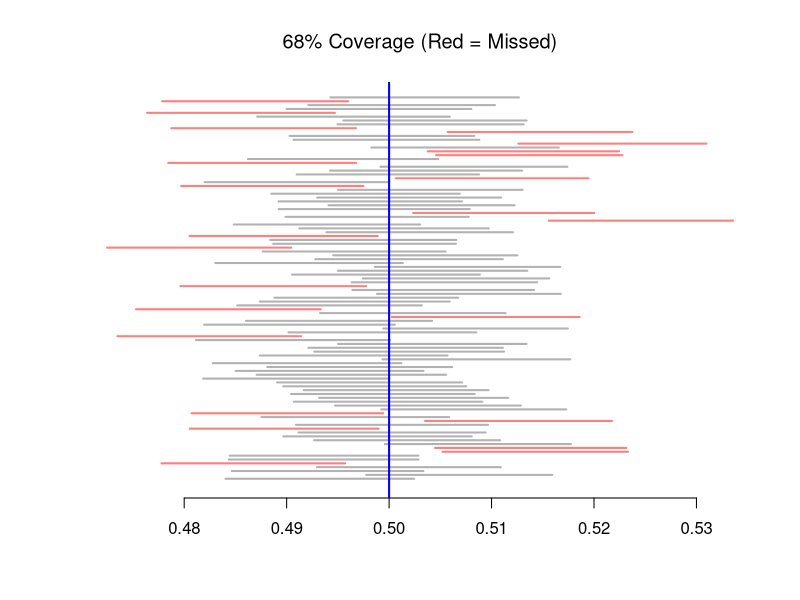
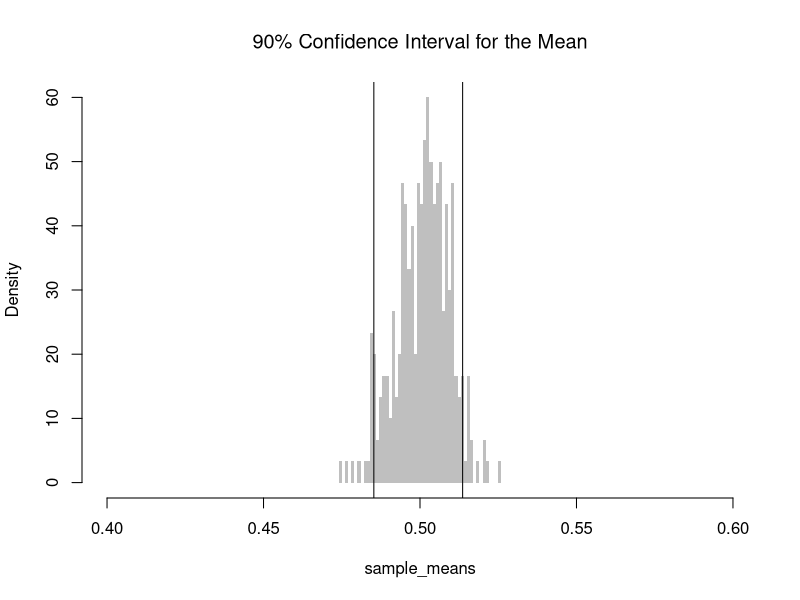
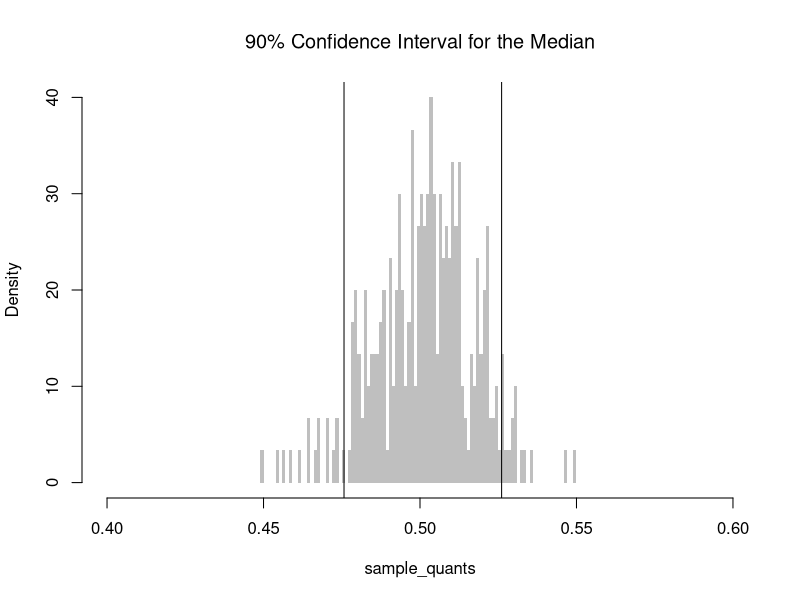
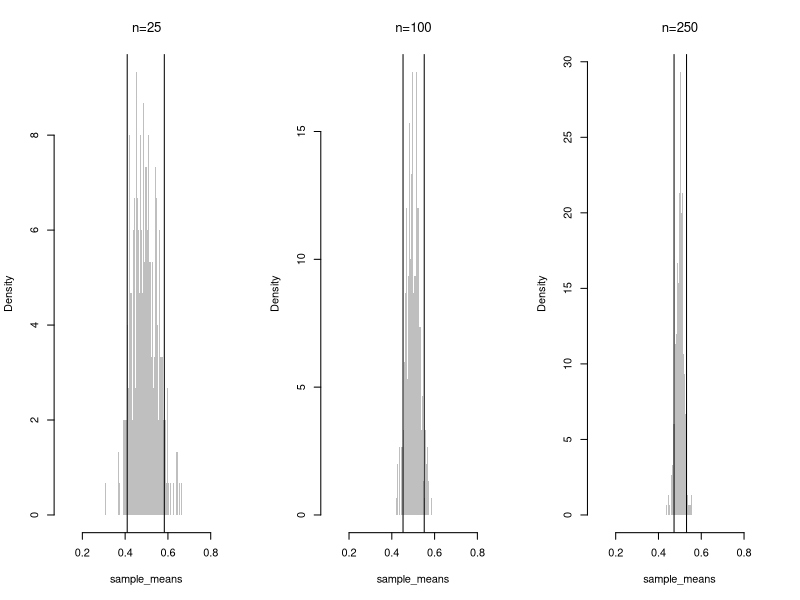
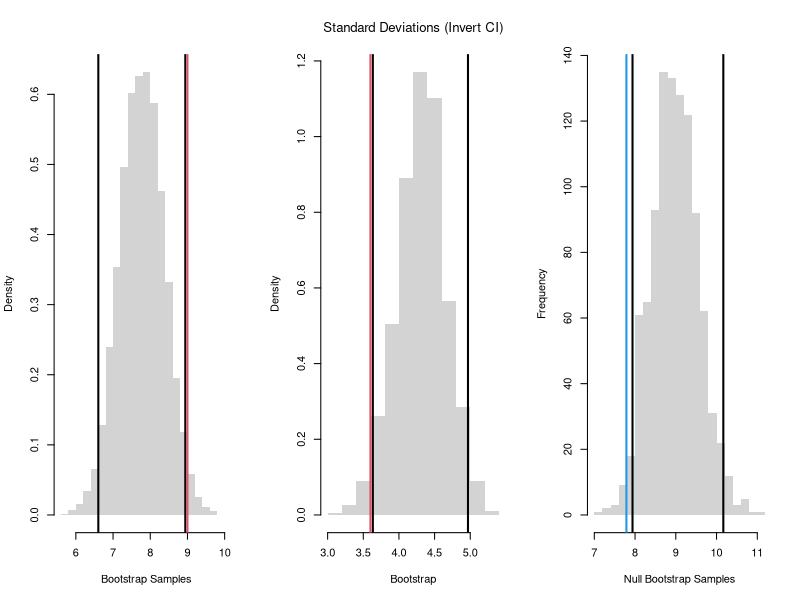
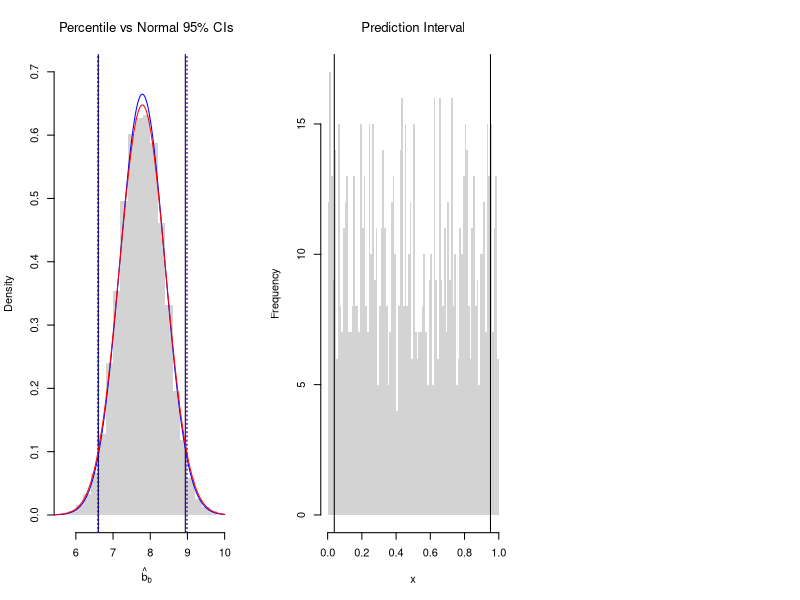

Reproduce these figures in R, in order.
## ---- chunk 1
B <- 100
n <- 1000
x_samples <- matrix(nrow=B, ncol=n)
for(i in seq(1,nrow(x_samples))){
    x_samples[i,] <- runif(n)
}

# Confidence Interval for each sample
xq <- apply(x_samples, 1, function(r){ #theoretical se's 
    mean(r) + c(-1,1)*sd(r)/sqrt(n)
})

# Explicit calculation: whether the true mean is in each CI
mu_true <- 0.5 # theoretical result for uniform samples
covered <- mu_true >= xq[1, ] & mu_true <= xq[2, ]

# Visualize confidence intervals
plot.new()
plot.window(xlim = range(xq), ylim = c(0,B))
for(i in seq(1,B) ) {
  col_i <- if (covered[i]) rgb(0, 0, 0, 0.3) else rgb(1, 0, 0, 0.5)
  segments(xq[1, i], i, xq[2, i], i, col = col_i, lwd = 2)
}
abline(v = mu_true, col = "blue", lwd = 2)
axis(1)
title("68% Coverage (Red = Missed)", font.main=1)
## ---- chunk 2
# Create 300 samples, each with 1000 random uniform variables
x_samples <- matrix(nrow=300, ncol=1000)
for(i in seq(1,nrow(x_samples))){
    x_samples[i,] <- runif(1000)
}
sample_means <- apply(x_samples, 1, mean) # mean for each sample (row)

# Middle 90%
mq <- quantile(sample_means, probs=c(.05,.95))
paste0('we are 90% confident that the mean is between ', 
    round(mq[1],2), ' and ', round(mq[2],2) )

hist(sample_means,
    breaks=seq(.4,.6, by=.001), 
    border=NA, freq=F,
    col=rgb(0,0,0,.25), font.main=1,
    main='90% Confidence Interval for the Mean')
abline(v=mq)
## ---- chunk 3
## Sample Quantiles (medians)
sample_quants <- apply(x_samples, 1, quantile, probs=0.5) #quantile for each sample (row)

# Middle 90% of estimates
mq <- quantile(sample_quants, probs=c(.05,.95))
paste0('we are 90% confident that the median is between ', 
    round(mq[1],2), ' and ', round(mq[2],2) )

hist(sample_quants,
    breaks=seq(.4,.6, by=.001),
    border=NA, freq=F,
    col=rgb(0,0,0,.25), font.main=1,
    main='90% Confidence Interval for the Median')
abline(v=mq)
## ---- chunk 4
# Create 300 samples, each of size n
par(mfrow=c(1,3))
for(n in c(25, 100, 250)){
x_samples <- matrix(nrow=300, ncol=n)
for(i in seq(1,nrow(x_samples))){
    x_samples[i,] <- runif(n)
}
# Compute means for each row (for each sample)
sample_means <- apply(x_samples, 1, mean)
# 90% Confidence Interval
mq <- quantile(sample_means, probs=c(.05,.95))
paste0('we are 90% confident that the mean is between ', 
    round(mq[1],2), ' and ', round(mq[2],2) )
hist(sample_means,
    breaks=seq(.1,.9, by=.005), 
    border=NA, freq=F, 
    col=rgb(0,0,0,.25), font.main=1,
    main=paste0('n=',n))
abline(v=mq)
}
## ---- chunk 5
X <- c(18,20,22,24) #student ages (population values)
# six possible samples of size 2
m1 <- mean( X[c(1,2)] ) #{1,2}
m2 <- mean( X[c(1,3)] ) #{1,3}
m3 <- mean( X[c(1,4)] ) #{1,4}
m4 <- mean( X[c(2,3)] ) #{2,3}
m5 <- mean( X[c(2,4)] ) #{2,4}
m6 <- mean( X[c(3,4)] ) #{3,4}
means_2 <- c(m1, m2, m3, m4, m5, m6)
sort(means_2)

# four possible samples of size 3
m1 <- mean( X[c(1,2,3)] ) 
m2 <- mean( X[c(1,2,4)] ) 
m3 <- mean( X[c(1,3,4)] ) 
m4 <- mean( X[c(2,3,4)] ) 
means_3 <- c(m1, m2, m3, m4)
sort(means_3)
## ---- chunk 6
sample_dat <- USArrests[,'Murder']
sample_mean <- mean(sample_dat)
sample_mean

# Jackknife Distribution
n <- length(sample_dat)
jackknife_means <- vector(length=n)
for(i in seq_along(jackknife_means)){
    dat_noti <- sample_dat[-i]
    mean_noti <- mean(dat_noti)
    jackknife_means[i] <- mean_noti
}

# Bootstrap Distribution
set.seed(1) # to be replicable
bootstrap_means <- vector(length=9999)
for(b in seq_along(bootstrap_means)){
    dat_id <- seq(1,n)
    boot_id <- sample(dat_id , replace=T)
    dat_b  <- sample_dat[boot_id] # c.f. jackknife
    mean_b <- mean(dat_b)
    bootstrap_means[b] <-mean_b
}

# Jack CI
jack_ci <- quantile(jackknife_means, probs=c(.025, .975))
jack_ci

# Boot CI
boot_ci <- quantile(bootstrap_means, probs=c(.025, .975))
boot_ci

# more conservative estimate
ci <- boot_ci
## ---- chunk 7
hist(bootstrap_means, breaks=25,
    border=NA,
    freq=F,
    main='',
    xlab='Bootstrap Samples')
# CI
ci_95 <- quantile(bootstrap_means, probs=c(.025, .975))
abline(v=ci_95, lwd=2)
# H0: mean=9
abline(v=9, col=2, lwd=2)
## ---- chunk 8
# Bootstrap Distribution for SD
sd_obs <- sd(sample_dat)
bootstrap_sd <- vector(length=999)
for(b in seq_along(bootstrap_sd)){
    x_b <- sample(sample_dat, replace=T)
    sd_b <- sd(x_b)
    bootstrap_sd[b] <- sd_b
}

# Test for SD Differences (Invert CI)
sd_null <- 3.6
hist(bootstrap_sd, freq=F,
    border=NA, xlab='Bootstrap', font.main=1,
    main='Standard Deviations (Invert CI)')
sd_ci <- quantile(bootstrap_sd, probs=c(0.025,.975) )
abline(v=sd_ci, lwd=2)
abline(v=sd_null, lwd=2, col=2)
## ---- chunk 9
sample_dat <- USArrests[,'Murder']
sample_mean <- mean(sample_dat)

# Bootstrap NULL: mean=9
# Bootstrap shift: center each bootstrap resample so that the distribution satisfies the null hypothesis on average.
set.seed(1)
mu <- 9
bootstrap_means_null <- vector(length=999)
for(b in seq_along(bootstrap_means_null)){
    dat_b <- sample(sample_dat, replace=T) 
    mean_b <- mean(dat_b) + (mu - sample_mean) # impose the null via Bootstrap shift
    bootstrap_means_null[b] <- mean_b
}
hist(bootstrap_means_null, breaks=25, border=NA,
    main='',
    xlab='Null Bootstrap Samples')
ci_95 <- quantile(bootstrap_means_null, probs=c(.025, .975)) # critical region
abline(v=ci_95, lwd=2)
abline(v=sample_mean, lwd=2, col=4)
## ---- chunk 10
# Bootstrap Distribution with Percentile CI
sd_est_boot <- sd(bootstrap_means)
hist(bootstrap_means, breaks=25,
    main='Percentile vs Normal 95% CIs',
    font.main=1, border=NA,
    freq=F, ylim=c(0,0.7),
    xlab=expression(hat(b)[b]))
boot_ci_percentile <- quantile(bootstrap_means, probs=c(.025,.975))
abline(v=boot_ci_percentile, lty=1)

# Normal Approximation with Bootstrap SEs
dx <- seq(5,10,by=0.01)
lines(dx, dnorm(dx,sample_mean,sd_est_boot), col="blue", lty=1)
boot_ci_normal <- qnorm(c(.025,.975), sample_mean, sd_est_boot) #sample_mean+c(-1.96, +1.96)*sd_est_boot
abline(v=boot_ci_normal, col="blue", lty=3)

# Normal Approximation with IID Theory SEs
classic_se <- sd(sample_dat)/sqrt(length(sample_dat))
lines(dx, dnorm(dx,sample_mean,classic_se), col="red", lty=1)
ci_normal <-  qnorm(c(.025,.975), sample_mean, classic_se) #sample_mean+c(-1.96, +1.96)*classic_se
abline(v=ci_normal, col="red", lty=3)

paste0('Bootstrap SE = ', round(sd_est_boot,3))
paste0('Class SE = ', round(classic_se,3))
## ---- chunk 11
# Confidence Interval for each sample
xq <- apply(x_samples, 1, function(r){ #theoretical se's 
    mean(r) + c(-1,1)*sd(r)/sqrt(length(r))
})
# First 3 interval estimates
xq[, c(1,2,3)]

# Explicit calculation
mu_true <- 0.5 # theoretical result for uniform samples
# Logical vector: whether the true mean is in each CI
covered <- mu_true >= xq[1, ] & mu_true <= xq[2, ]
# Empirical coverage rate
coverage_rate <- mean(covered)
cat(sprintf("Estimated coverage probability: %.2f%%\n", 100 * coverage_rate))

# Theoretically: [-1 sd, +1 sd] has 2/3 coverage
# Change to [-2 sd, +2 sd] to see Precision-Accuracy tradeoff.
## ---- chunk 12
x <- runif(1000)
# Middle 90% of values
xq0 <- quantile(x, probs=c(.05,.95))
paste0('we are 90% confident that the a future data point will be between ', 
    round(xq0[1],2), ' and ', round(xq0[2],2) )

hist(x,
    breaks=seq(0,1,by=.01), border=NA,
    main='Prediction Interval', font.main=1)
abline(v=xq0)
